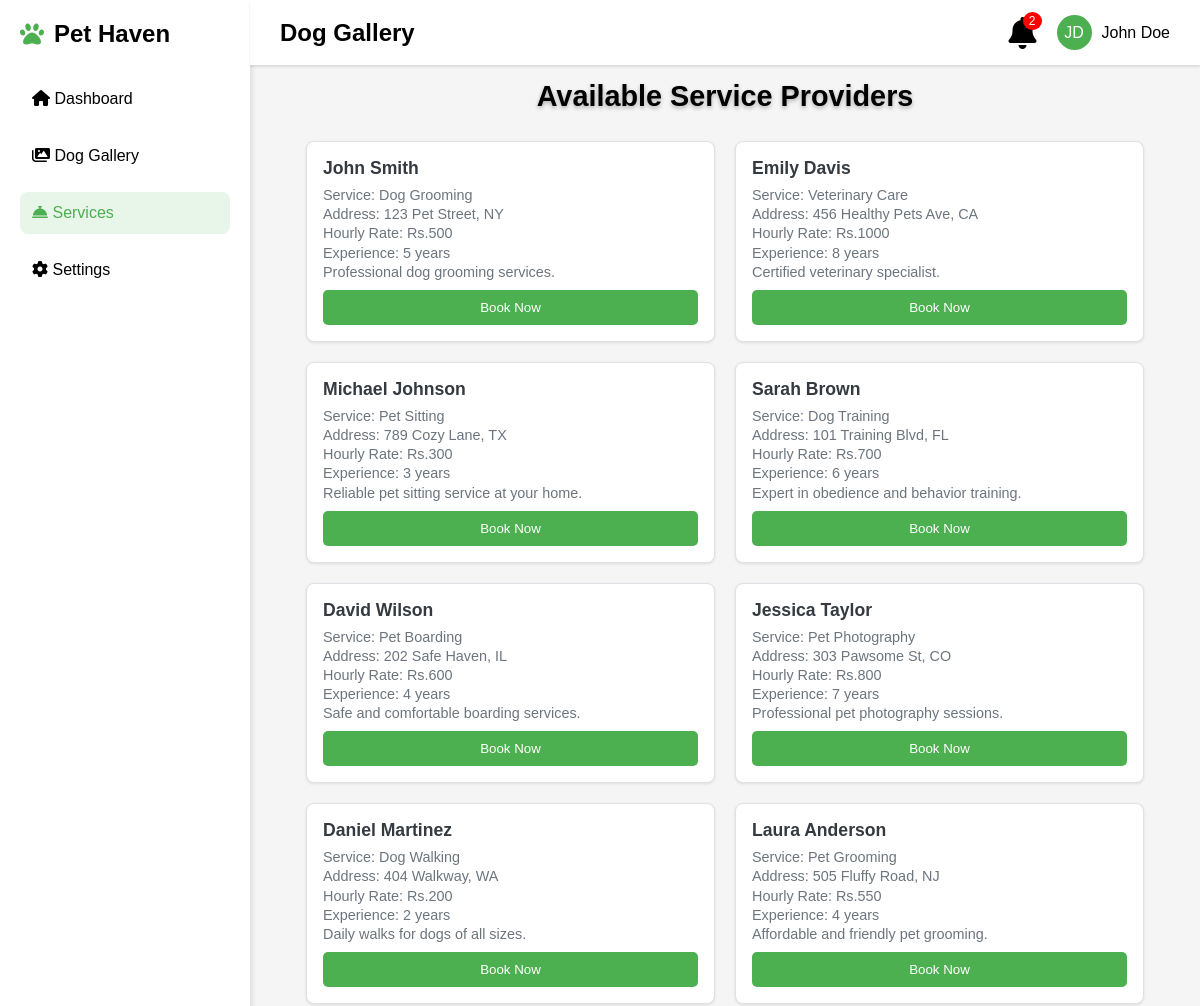
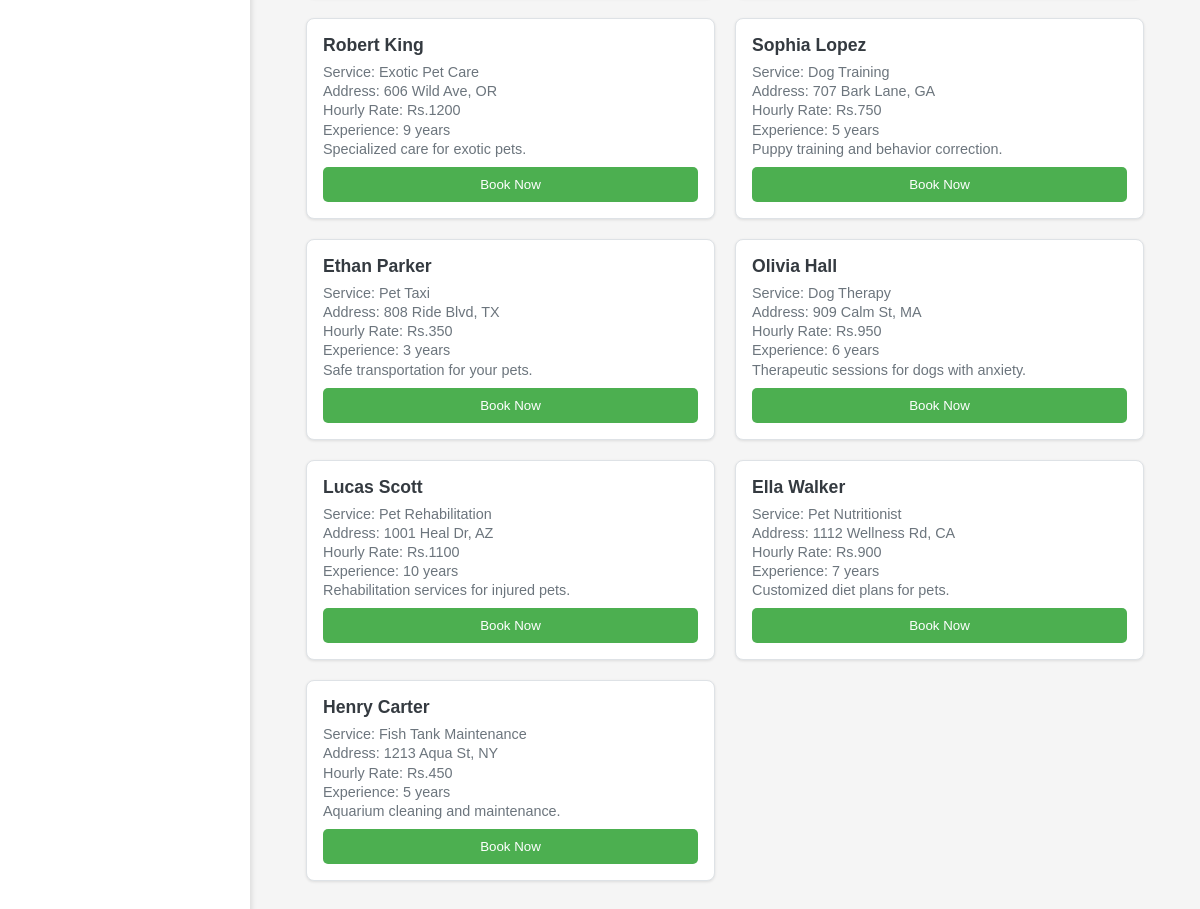
The page /service-providers on the database its author committed (2 pictures, top to bottom).
### models.py (models this page shows, shortened)
class ServiceProvider(db.Model):
    __tablename__ = "service_provider"
    service_id = db.Column(db.String(36), primary_key=True, default=lambda: str(uuid.uuid4()))
    user_id = db.Column(db.String(36), db.ForeignKey("user.user_id"), nullable=False, default=lambda: str(uuid.uuid4()))
    name = db.Column(db.String(100), nullable=False)
    service_name = db.Column(db.String(60), nullable=False)
    address = db.Column(db.String(255), nullable=False)
    hourly_rate = db.Column(db.Integer, nullable=False)
    experience = db.Column(db.String(30), nullable=False)
    description = db.Column(db.String(255), nullable=False)
    status = db.Column(db.Enum(ServiceProviderStatus), default=ServiceProviderStatus.PENDING, nullable=False)
    document_folder = db.Column(db.String(255), nullable=False)
    users = db.relationship("User", secondary=user_service_provider, back_populates="service_providers")

### routes.py (the view)
@app.route('/service-providers')
def service_providers():
    providers = ServiceProvider.query.filter_by(status=ServiceProviderStatus.ACCEPTED).all()
    return render_template('service_provider.html', providers=providers)

### templates/service_provider.html (shortened to what this page needs)
<!DOCTYPE html>
<html lang="en">
    <head>
        <link rel="stylesheet" href="static/css/base.css">
        <link rel="stylesheet" href="static/css/service_provider.css">
        <link
            rel="stylesheet"
            href="https://cdnjs.cloudflare.com/ajax/libs/font-awesome/6.0.0/css/all.min.css"
        />
    </head>
<body>
    <body>
        <div class="sidebar" id="sidebar">
          <div class="logo">
              <i class="fas fa-paw"></i>
              <h2>Pet Haven</h2>
          </div>
          <ul class="nav-menu">
              <li class="nav-item"><i class="fas fa-home"></i> Dashboard</li>
              <li class="nav-item"><a href="/"> <i class="fas fa-images"></i> Dog Gallery</a></li>
              <li class="nav-item active"><a href="/services"> <i class="fas fa-concierge-bell"></i> Services </a></li>
              <li class="nav-item"><i class="fas fa-cog"></i> Settings</li>
          </ul>
        </div>
        <div class="main-content" id="mainContent">
          <div class="navbar" id="navbar">
              <h2>Dog Gallery</h2>
              <div class="nav-right">
                  <div class="notification">
                      <i class="fas fa-bell fa-2x"></i>
                      <span class="badge">2</span>
                  </div>
                  <div class="profile">
                      <div class="profile-pic">JD</div>
                      <span>John Doe</span>
                  </div>
              </div>
          </div>
          <div class="container">
            <h1>Available Service Providers</h1>
            <div class="service-providers-grid">
                {% for provider in providers %}
                <div class="service-card">
                    <h3>{{ provider.name }}</h2>
                    <p>Service: {{ provider.service_name }}</p>
                    <p>Address: {{ provider.address }}</p>
                    <p>Hourly Rate: Rs.{{ provider.hourly_rate }}</p>
                    <p>Experience: {{ provider.experience }}</p>
                    <p>{{ provider.description }}</p>
                    <button class="book-btn" onclick="bookService('{{ provider.service_id }}')">Book Now</button>
                </div>
                {% endfor %}
            </div>
          </div>
        </div>
</body>
</html>

### static/css/base.css (style rules this page uses)
* { margin: 0; padding: 0; box-sizing: border-box; font-family: 'Arial', sans-serif; }
body { background-color: #f5f5f5; margin: 0; padding: 0; display: flex; flex-direction: column; }
.container { width: 90%; max-width: 1500px; margin: 0 auto; padding: 0 1rem; }
.sidebar { position: fixed; left: 0; top: 0; height: 100%; width: 250px; background: white; box-shadow: 2px 0 5px rgba(0,0,0,0.1); padding: 20px; transition: transform 0.3s ease-in-out; }
.logo { display: flex; align-items: center; gap: 10px; margin-bottom: 30px; }
.logo i { color: #4CAF50; font-size: 24px; }
.nav-menu { list-style: none; }
.nav-item { margin: 15px 0; padding: 12px; border-radius: 8px; cursor: pointer; }
.nav-item.active { background: #e8f5e9; color: #4CAF50; }
.nav-item.active a { background: #e8f5e9; color: #4CAF50; }
.nav-item a { text-decoration: none; color: black; }
.navbar { position: fixed; left: 250px; top: 0; width: calc(100% - 250px); display: flex; align-items: center; background: white; padding: 15px 30px; z-index: 100; box-shadow: 0 2px 2px rgba(0,0,0,0.1); transition: left 0.3s ease-in-out, width 0.3s ease-in-out; }
.navbar h2 { flex: 1; }
.nav-right { display: flex; align-items: center; gap: 20px; }
.notification { position: relative; cursor: pointer; }
.badge { position: absolute; top: -5px; right: -5px; background: red; color: white; padding: 2px 6px; border-radius: 50%; font-size: 12px; }
.profile { display: flex; align-items: center; gap: 10px; }
.profile-pic { width: 35px; height: 35px; border-radius: 50%; background: #4CAF50; display: flex; align-items: center; justify-content: center; color: white; }
.main-content { margin-top: 1px; margin-left: 100px; padding: 20px; width: 100-250px; transition: margin-left 0.3s ease-in-out; }

### static/css/service_provider.css (style rules this page uses)
* { margin: 0; padding: 0; box-sizing: border-box; font-family: 'Arial', sans-serif; }
body { background-color: #f5f5f5; margin: 0; padding: 0; display: flex; flex-direction: column; }
.main-content { margin-top: 60px; margin-left: 250px; padding: 20px; width: 100-250px; transition: margin-left 0.3s ease-in-out; }
.container { width: 100%; max-width: 1400px; margin: 0 auto; padding: 0 1rem; }
h1 { text-align: center; font-size: 1.8rem; margin-bottom: 0.5rem; text-shadow: 0 2px 4px rgba(0,0,0,0.3); }
.service-providers-grid { display: grid; grid-template-columns: repeat(auto-fit, minmax(300px, 1fr)); gap: 20px; padding: 20px; }
.service-card { background: #fff; border: 1px solid #dee2e6; border-radius: 8px; padding: 1rem; box-shadow: 0 1px 3px rgba(0, 0, 0, 0.1); transition: transform 0.2s ease-in-out, box-shadow 0.2s ease-in-out; text-align: left; }
.service-card h3 { font-size: 1.1rem; font-weight: 600; margin: 0 0 0.5rem 0; color: #343a40; }
.service-card p { margin: 0.2rem 0; font-size: 0.9rem; color: #6c757d; }
.book-btn { background-color: #4CAF50; color: white; border: none; padding: 10px 20px; cursor: pointer; border-radius: 5px; display: block; width: 100%; margin-top: 10px; }

### rows shown on the page
ServiceProvider: name "John Smith", service_name "Dog Grooming", address "123 Pet Street, NY", hourly_rate "500", experience "5 years", description "Professional dog grooming services."
ServiceProvider: name "Emily Davis", service_name "Veterinary Care", address "456 Healthy Pets Ave, CA", hourly_rate "1000", experience "8 years", description "Certified veterinary specialist."
ServiceProvider: name "Michael Johnson", service_name "Pet Sitting", address "789 Cozy Lane, TX", hourly_rate "300", experience "3 years", description "Reliable pet sitting service at your home."
ServiceProvider: name "Sarah Brown", service_name "Dog Training", address "101 Training Blvd, FL", hourly_rate "700", experience "6 years", description "Expert in obedience and behavior training."
ServiceProvider: name "David Wilson", service_name "Pet Boarding", address "202 Safe Haven, IL", hourly_rate "600", experience "4 years", description "Safe and comfortable boarding services."
ServiceProvider: name "Jessica Taylor", service_name "Pet Photography", address "303 Pawsome St, CO", hourly_rate "800", experience "7 years", description "Professional pet photography sessions."
ServiceProvider: name "Daniel Martinez", service_name "Dog Walking", address "404 Walkway, WA", hourly_rate "200", experience "2 years", description "Daily walks for dogs of all sizes."
ServiceProvider: name "Laura Anderson", service_name "Pet Grooming", address "505 Fluffy Road, NJ", hourly_rate "550", experience "4 years", description "Affordable and friendly pet grooming."
ServiceProvider: name "Robert King", service_name "Exotic Pet Care", address "606 Wild Ave, OR", hourly_rate "1200", experience "9 years", description "Specialized care for exotic pets."
ServiceProvider: name "Sophia Lopez", service_name "Dog Training", address "707 Bark Lane, GA", hourly_rate "750", experience "5 years", description "Puppy training and behavior correction."
ServiceProvider: name "Ethan Parker", service_name "Pet Taxi", address "808 Ride Blvd, TX", hourly_rate "350", experience "3 years", description "Safe transportation for your pets."
ServiceProvider: name "Olivia Hall", service_name "Dog Therapy", address "909 Calm St, MA", hourly_rate "950", experience "6 years", description "Therapeutic sessions for dogs with anxiety."
ServiceProvider: name "Lucas Scott", service_name "Pet Rehabilitation", address "1001 Heal Dr, AZ", hourly_rate "1100", experience "10 years", description "Rehabilitation services for injured pets."
ServiceProvider: name "Ella Walker", service_name "Pet Nutritionist", address "1112 Wellness Rd, CA", hourly_rate "900", experience "7 years", description "Customized diet plans for pets."
ServiceProvider: name "Henry Carter", service_name "Fish Tank Maintenance", address "1213 Aqua St, NY", hourly_rate "450", experience "5 years", description "Aquarium cleaning and maintenance."
